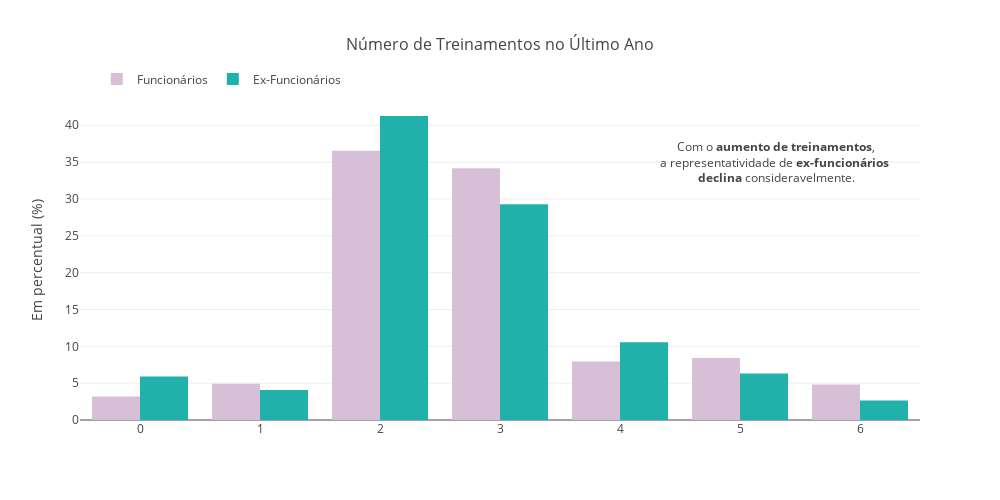

Notebook code for this chart:
### Code cell
# Distribuição da treinamentos realizados no último ano

fig = go.Figure()

fig.add_trace(go.Bar(
    x=dados_funcionarios['TrainingTimesLastYear'].value_counts(normalize=True).index,
    y=dados_funcionarios['TrainingTimesLastYear'].value_counts(normalize=True)*100,
    marker_color='thistle',
    name='Funcionários'
))

fig.add_trace(go.Bar(
    x=dados_ex_funcionarios['TrainingTimesLastYear'].value_counts(normalize=True).index,
    y=dados_ex_funcionarios['TrainingTimesLastYear'].value_counts(normalize=True)*100,
    marker_color='lightseagreen',
    name='Ex-Funcionários'
))

fig.update_layout(
    title='Número de Treinamentos no Último Ano',
    title_x=0.5, 
    title_font=dict(size=16),  
    barmode='group',
    width=1000,
    height=500, 
    plot_bgcolor='rgba(0,0,0,0)',
    legend=dict(
        orientation="h",
        yanchor="bottom",
        y=1.02,
        xanchor="left",
        x=0.02  
))

fig.add_annotation(
    x=5.3, 
    y=35,
    text="Com o <b>aumento de treinamentos</b>,<br>a representatividade de <b>ex-funcionários <br>declina</b> consideravelmente.",
    showarrow=False,
    font=dict(size=12),
    align='center')

fig.update_yaxes(title="Em percentual (%)")

fig.show()

### Figure 1 — Plotly figure (JSON) as saved in the notebook; plotly's stock layout.template omitted (floating-point values rounded to 4 significant figures)
{"data": [{"marker": {"color": "thistle"}, "name": "Funcionários", "type": "bar", "x": [2, 3, 5, 4, 1, 6, 0], "y": [36.54, 34.16, 8.426, 7.933, 4.932, 4.809, 3.206]}, {"marker": {"color": "lightseagreen"}, "name": "Ex-Funcionários", "type": "bar", "x": [2, 3, 4, 5, 0, 1, 6], "y": [41.26, 29.27, 10.57, 6.301, 5.894, 4.065, 2.642]}], "layout": {"annotations": [{"align": "center", "font": {"size": 12}, "showarrow": false, "text": "Com o <b>aumento de treinamentos</b>,<br>a representatividade de <b>ex-funcionários <br>declina</b> consideravelmente.", "x": 5.3, "y": 35}], "barmode": "group", "height": 500, "legend": {"orientation": "h", "x": 0.02, "xanchor": "left", "y": 1.02, "yanchor": "bottom"}, "plot_bgcolor": "rgba(0,0,0,0)", "title": {"font": {"size": 16}, "text": "Número de Treinamentos no Último Ano", "x": 0.5}, "width": 1000, "yaxis": {"title": {"text": "Em percentual (%)"}}}}
